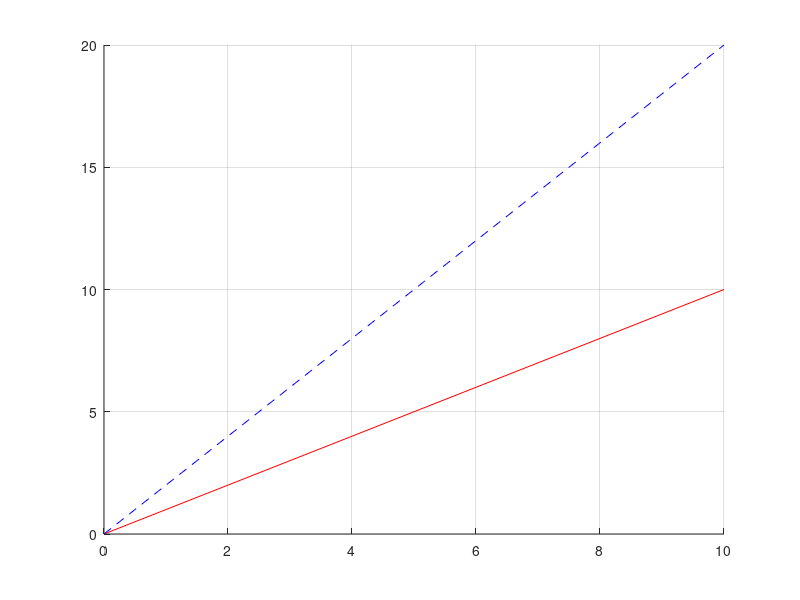
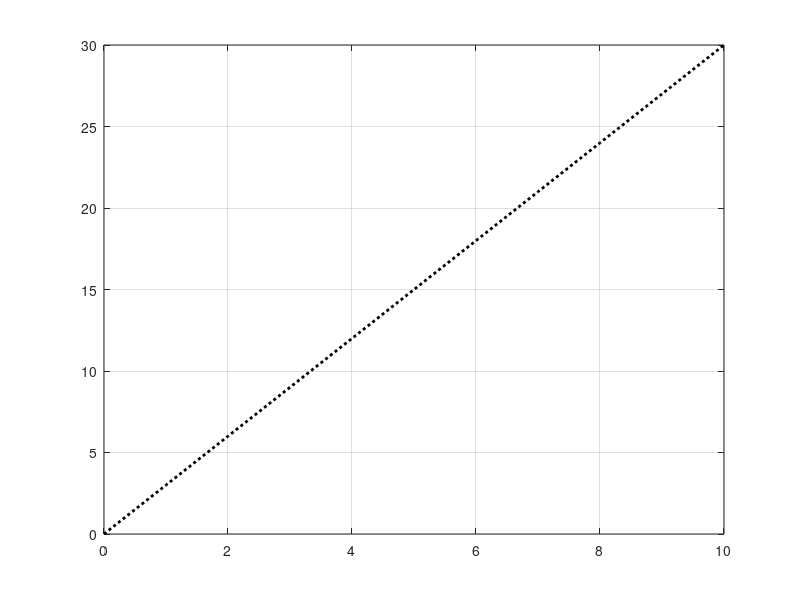

These charts were generated, in order, by the following MATLAB code:
clc;
clear;
clear all;
x = 0:1:10;
y1=x;
y2=2*x;
y3=3*x;
hold on  %grafikte degerleri saklayip üstüne diger degerleri cizer
plot(x,y1,'-r') %grafikte cizgi red olur
plot(x,y2,'--b') % ii tane -- koymak kesikli cizgi demek blue
grid
figure %yeni bir grafik açar
plot(x,y3,':k',"LineWidth",2) %black : noktalı gösterir  
grid

